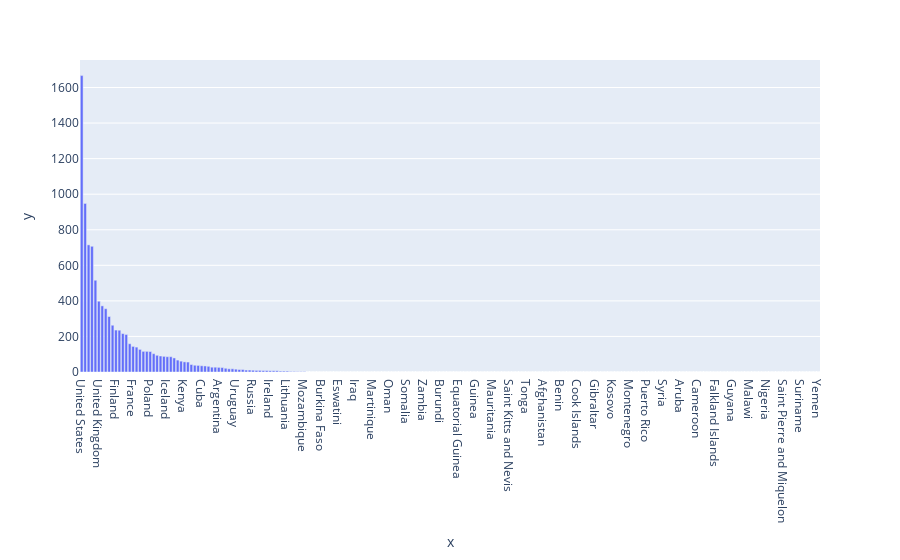

This figure's notebook cell:
### Code cell
# 11
#Electricity generation of Biomass for a certain period of time(years between 2000 and 2021 normally termed as 20's) for individual countires.
read_cursor = myconnection.cursor(buffered=True, named_tuple=True)

query_string_only_countires_after_2000 = (
"SELECT SUM(TWh) as TWh_Sum, Country FROM Biomass_electricity WHERE (Year BETWEEN 2000 AND 2021) GROUP BY Country HAVING Country NOT like 'Asia%' AND Country NOT LIKE 'Europe%' AND Country NOT LIKE 'South%America%' AND Country NOT LIKE 'North%America%' AND Country NOT LIKE '%(BP)' AND country NOT LIKE '%countries' AND Country NOT LIKE '%(Ember)' AND Country NOT LIKE 'Oceania' AND Country NOT LIKE 'World' ORDER BY TWh_Sum DESC;")
#Find all the individual country names.
read_cursor.execute(query_string_only_countires_after_2000)

#Converting output into dataframe for visualization.
columns = [desc[0] for desc in read_cursor.description]
data_df = pd.DataFrame(read_cursor.fetchall(), columns=columns)
print_queries(read_cursor);
read_cursor.close()

data_df.head(10)

import plotly.express as px
fig = px.bar(x=data_df["Country"], y=data_df["TWh_Sum"])
fig.show()

read_cursor.close()

### Figure 1 — Plotly figure (JSON) as saved in the notebook; plotly's stock layout.template omitted (floating-point values rounded to 4 significant figures; data arrays with more than 128 entries replaced by an {"elided": "..."} marker saying what was removed)
{"data": [{"alignmentgroup": "True", "hovertemplate": "x=%{x}<br>y=%{y}<extra></extra>", "legendgroup": "", "marker": {"color": "#636efa", "pattern": {"shape": ""}}, "name": "", "offsetgroup": "", "orientation": "v", "showlegend": false, "textposition": "auto", "type": "bar", "x": {"elided": "216 str values"}, "xaxis": "x", "y": {"elided": "216 int values"}, "yaxis": "y"}], "layout": {"autosize": true, "barmode": "relative", "legend": {"tracegroupgap": 0}, "margin": {"t": 60}, "xaxis": {"anchor": "y", "autorange": true, "domain": [0, 1], "range": [-0.5, 215.5], "title": {"text": "x"}, "type": "category"}, "yaxis": {"anchor": "x", "autorange": true, "domain": [0, 1], "range": [0, 1755.0], "title": {"text": "y"}, "type": "linear"}}}
